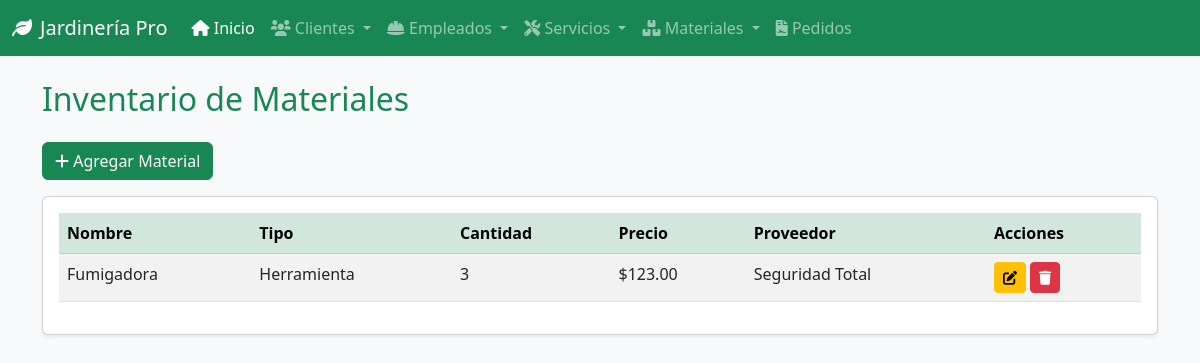
The app's page /materiales/ with its own data.
### gestion/models.py (models this page shows, shortened)
class Material(models.Model):
    nombre = models.CharField(max_length=100)
    tipo = models.CharField(max_length=100, help_text="Ej: Herramienta, Insumo, Maquinaria")
    cantidad = models.IntegerField()
    precio = models.DecimalField(max_digits=10, decimal_places=2)
    proveedor = models.CharField(max_length=100)

### gestion/views.py (the view)
# urls.py: path('materiales/', views.ver_materiales, name='ver_materiales'),
def ver_materiales(request):
    materiales = Material.objects.all()
    return render(request, 'material/ver_materiales.html', {'materiales': materiales})

### templates/material/ver_materiales.html (shortened to what this page needs)
{% extends 'base.html' %}
{% block content %}
<h2 class="mb-4 text-success">Inventario de Materiales</h2>
<a href="{% url 'agregar_material' %}" class="btn btn-success mb-3"><i class="fas fa-plus"></i> Agregar Material</a>
<div class="card p-3 shadow-sm">
    <table class="table table-striped table-hover">
        <thead class="table-success">
            <tr>
                <th>Nombre</th>
                <th>Tipo</th>
                <th>Cantidad</th>
                <th>Precio</th>
                <th>Proveedor</th>
                <th>Acciones</th>
            </tr>
        </thead>
        <tbody>
            {% for m in materiales %}
            <tr>
                <td>{{ m.nombre }}</td>
                <td>{{ m.tipo }}</td>
                <td>{{ m.cantidad }}</td>
                <td>${{ m.precio }}</td>
                <td>{{ m.proveedor }}</td>
                <td>
                    <a href="{% url 'actualizar_material' m.id %}" class="btn btn-sm btn-warning"><i class="fas fa-edit"></i></a>
                    <a href="{% url 'borrar_material' m.id %}" class="btn btn-sm btn-danger"><i class="fas fa-trash"></i></a>
                </td>
            </tr>
            {% empty %}
            <tr><td colspan="6" class="text-center">No hay materiales registrados.</td></tr>
            {% endfor %}
        </tbody>
    </table>
</div>
{% endblock %}

### records on screen
Material: nombre "Fumigadora", tipo "Herramienta", cantidad "3", precio "123.00", proveedor "Seguridad Total"
